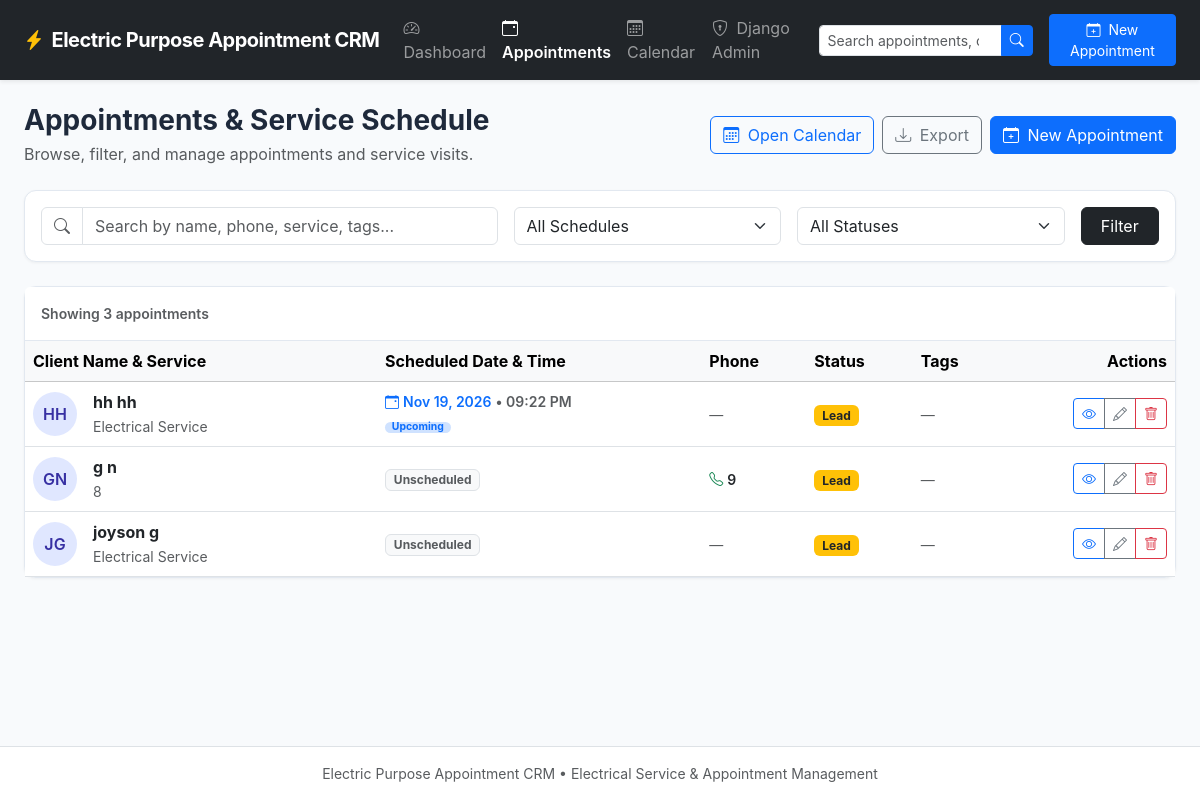
/contacts/, run on the app's committed database.
### crm/models.py (models this page shows, shortened)
class Contact(models.Model):
    STATUS_CHOICES = [
        ('lead', 'Lead'),
        ('prospect', 'Prospect'),
        ('installation', 'Installation'),
        ('partner', 'Contractor / Partner'),
        ('inactive', 'Inactive'),
    ]
    first_name = models.CharField(max_length=100)
    last_name = models.CharField(max_length=100)
    title = models.CharField(max_length=120, blank=True, verbose_name="Role / Service", help_text="e.g. EV Charger Install, 200A Panel Upgrade, Inspection, Rewiring")
    phone = models.CharField(max_length=50, blank=True)
    appointment_date = models.DateTimeField(null=True, blank=True, verbose_name="Appointment Date & Time", help_text="Scheduled date and time for service appointment")
    status = models.CharField(max_length=20, choices=STATUS_CHOICES, default='lead')
    tags = models.CharField(max_length=255, blank=True, help_text="Comma-separated tags (e.g. Urgent, EV Charger, 200A, Generator)")
    background_info = models.TextField(blank=True, verbose_name="Service & Access Notes", help_text="Gate codes, panel location, job notes, preferred service time...")
    created_at = models.DateTimeField(auto_now_add=True)
    updated_at = models.DateTimeField(auto_now=True)
    class Meta:
        ordering = ['-updated_at']
        verbose_name = "Appointment"
        verbose_name_plural = "Appointments"
    @property
    def full_name(self):
        return f"{self.first_name} {self.last_name}".strip()
    @property
    def initials(self):
        first = self.first_name[0].upper() if self.first_name else ''
        last = self.last_name[0].upper() if self.last_name else ''
        return f"{first}{last}" or '?'
    @property
    def tag_list(self):
        if not self.tags:
            return []
        return [tag.strip() for tag in self.tags.split(',') if tag.strip()]
    @property
    def is_upcoming(self):
        if not self.appointment_date:
            return False
        return self.appointment_date >= timezone.now()
    @property
    def status_badge_class(self):
        badge_map = {
            'lead': 'bg-warning text-dark',
            'prospect': 'bg-primary text-white',
            'installation': 'bg-success text-white',
            'partner': 'bg-info text-dark',
            'inactive': 'bg-secondary text-white',
        }
        return badge_map.get(self.status, 'bg-light text-dark')

### crm/views.py (the view, shortened to what this page needs)
# urls.py: path('contacts/', views.contact_list, name='contact_list'),
def contact_list(request):
    query = request.GET.get('q', '').strip()
    status_filter = request.GET.get('status', '').strip()
    schedule_filter = request.GET.get('schedule', '').strip()
    contacts = Contact.objects.all()
    if status_filter:
        contacts = contacts.filter(status=status_filter)
    if schedule_filter == 'scheduled':
        contacts = contacts.filter(appointment_date__isnull=False).order_by('appointment_date')
    elif schedule_filter == 'upcoming':
        contacts = contacts.filter(appointment_date__gte=timezone.now()).order_by('appointment_date')
    elif schedule_filter == 'unscheduled':
        contacts = contacts.filter(appointment_date__isnull=True).order_by('-created_at')
    paginator = Paginator(contacts, 15)
    page_number = request.GET.get('page')
    page_obj = paginator.get_page(page_number)
    context = {
        'contacts': page_obj,
        'query': query,
        'status_filter': status_filter,
        'schedule_filter': schedule_filter,
        'status_choices': Contact.STATUS_CHOICES,
        'total_results': paginator.count,
    }
    return render(request, 'crm/contact_list.html', context)

### crm/templates/crm/contact_list.html (shortened to what this page needs)
{% extends 'crm/base.html' %}
{% block content %}
<div class="d-flex flex-column flex-md-row justify-content-between align-items-md-center mb-4 gap-3">
    <div>
        <h2 class="h3 fw-bold mb-1">Appointments & Service Schedule</h2>
        <p class="text-muted mb-0">Browse, filter, and manage appointments and service visits.</p>
    </div>
    <div class="d-flex gap-2">
        <a href="{% url 'crm:calendar' %}" class="btn btn-outline-primary">
            <i class="bi bi-calendar3 me-1"></i> Open Calendar
        </a>
        <a href="{% url 'crm:export_contacts_csv' %}" class="btn btn-outline-secondary">
            <i class="bi bi-download me-1"></i> Export
        </a>
        <a href="{% url 'crm:contact_create' %}" class="btn btn-primary">
            <i class="bi bi-calendar-plus me-1"></i> New Appointment
        </a>
    </div>
</div>
<div class="card mb-4">
    <div class="card-body">
        <form method="get" class="row g-3 align-items-center">
            <div class="col-md-5">
                <div class="input-group">
                    <span class="input-group-text bg-white text-muted"><i class="bi bi-search"></i></span>
                    <input type="text" name="q" class="form-control" placeholder="Search by name, phone, service, tags..." value="{{ query }}">
                </div>
            </div>
            <div class="col-md-3">
                <select name="schedule" class="form-select" onchange="this.form.submit()">
                    <option value="">All Schedules</option>
                </select>
            </div>
            <div class="col-md-3">
                <select name="status" class="form-select" onchange="this.form.submit()">
                    <option value="">All Statuses</option>
                </select>
            </div>
            <div class="col-md-1 d-flex gap-2">
                <button type="submit" class="btn btn-dark w-100">Filter</button>
            </div>
        </form>
    </div>
</div>
<div class="card">
    <div class="card-header bg-white py-3 d-flex justify-content-between align-items-center">
        <span class="fw-semibold text-muted small">Showing {{ total_results }} appointment{{ total_results|pluralize }}</span>
    </div>
    <div class="table-responsive">
        <table class="table table-hover align-middle mb-0">
            <thead class="table-light">
                <tr>
                    <th scope="col" style="min-width: 220px;">Client Name & Service</th>
                    <th scope="col" style="min-width: 200px;">Scheduled Date & Time</th>
                    <th scope="col">Phone</th>
                    <th scope="col">Status</th>
                    <th scope="col">Tags</th>
                    <th scope="col" class="text-end">Actions</th>
                </tr>
            </thead>
            <tbody>
                {% for contact in contacts %}
                    <tr>
                        <td>
                            <div class="d-flex align-items-center">
                                <div class="avatar-circle me-3">
                                    {{ contact.initials }}
                                </div>
                                <div>
                                    <a href="{% url 'crm:contact_detail' contact.pk %}" class="fw-bold text-dark text-decoration-none d-block">
                                        {{ contact.full_name }}
                                    </a>
                                    <small class="text-muted">{{ contact.title|default:"Electrical Service" }}</small>
                                </div>
                            </div>
                        </td>
                        <td>
                            {% if contact.appointment_date %}
                                <div class="d-flex align-items-center gap-1 text-primary fw-semibold small">
                                    <i class="bi bi-calendar-event"></i>
                                    <span>{{ contact.appointment_date|date:"M d, Y" }}</span>
                                    <span class="text-muted">&bull; {{ contact.appointment_date|date:"h:i A" }}</span>
                                </div>
                                {% if contact.is_upcoming %}
                                    <span class="badge bg-primary-subtle text-primary py-0" style="font-size: 0.65rem;">Upcoming</span>
                                {% endif %}
                            {% else %}
                                <span class="badge bg-light text-muted border small">Unscheduled</span>
                            {% endif %}
                        </td>
                        <td>
                            {% if contact.phone %}
                                <a href="tel:{{ contact.phone }}" class="text-decoration-none fw-semibold text-dark small">
                                    <i class="bi bi-telephone text-success me-1"></i>{{ contact.phone }}
                                </a>
                            {% else %}
                                <span class="text-muted small">&mdash;</span>
                            {% endif %}
                        </td>
                        <td>
                            <span class="badge {{ contact.status_badge_class }}">
                                {{ contact.get_status_display }}
                            </span>
                        </td>
                        <td>
                            {% for tag in contact.tag_list %}
                                <span class="badge bg-light text-secondary border small">{{ tag }}</span>
                            {% empty %}
                                <span class="text-muted small">&mdash;</span>
                            {% endfor %}
                        </td>
                        <td class="text-end">
                            <div class="btn-group btn-group-sm">
                                <a href="{% url 'crm:contact_detail' contact.pk %}" class="btn btn-outline-primary" title="View Details">
                                    <i class="bi bi-eye"></i>
                                </a>
                                <a href="{% url 'crm:contact_update' contact.pk %}" class="btn btn-outline-secondary" title="Edit">
                                    <i class="bi bi-pencil"></i>
                                </a>
                                <a href="{% url 'crm:contact_delete' contact.pk %}" class="btn btn-outline-danger" title="Delete">
                                    <i class="bi bi-trash"></i>
                                </a>
                            </div>
                        </td>
                    </tr>
                {% endfor %}
            </tbody>
        </table>
    </div>
</div>
{% endblock %}

### crm/templates/crm/base.html (shortened to what this page needs)
<!DOCTYPE html>
<html lang="en">
<head>
    <link href="https://cdn.jsdelivr.net/npm/bootstrap@5.3.3/dist/css/bootstrap.min.css" rel="stylesheet">
    <link rel="stylesheet" href="https://cdn.jsdelivr.net/npm/bootstrap-icons@1.11.3/font/bootstrap-icons.min.css">
</head>
<body>
    <nav class="navbar navbar-expand-lg navbar-dark bg-dark sticky-top shadow-sm">
        <div class="container-fluid px-4">
            <a class="navbar-brand text-white d-flex align-items-center gap-2" href="{% url 'crm:dashboard' %}">
                <i class="bi bi-lightning-charge-fill text-warning"></i>
                <span>Electric Purpose Appointment CRM</span>
            </a>
            <div class="collapse navbar-collapse" id="navMenu">
                <ul class="navbar-nav me-auto mb-2 mb-lg-0">
                    <li class="nav-item">
                        <a class="nav-link {% if request.resolver_match.url_name == 'dashboard' %}active text-white fw-semibold{% endif %}" href="{% url 'crm:dashboard' %}">
                            <i class="bi bi-speedometer2 me-1"></i> Dashboard
                        </a>
                    </li>
                    <li class="nav-item">
                        <a class="nav-link {% if 'contact' in request.resolver_match.url_name %}active text-white fw-semibold{% endif %}" href="{% url 'crm:contact_list' %}">
                            <i class="bi bi-calendar-event me-1"></i> Appointments
                        </a>
                    </li>
                    <li class="nav-item">
                        <a class="nav-link {% if request.resolver_match.url_name == 'calendar' %}active text-white fw-semibold{% endif %}" href="{% url 'crm:calendar' %}">
                            <i class="bi bi-calendar3 me-1"></i> Calendar
                        </a>
                    </li>
                    <li class="nav-item">
                        <a class="nav-link" href="/admin/" target="_blank">
                            <i class="bi bi-shield-lock me-1"></i> Django Admin
                        </a>
                    </li>
                </ul>
                <form class="d-flex me-3" method="get" action="{% url 'crm:contact_list' %}">
                    <div class="input-group input-group-sm">
                        <input class="form-control" type="search" name="q" placeholder="Search appointments, client, phone, tags..." value="{{ query|default:'' }}">
                        <button class="btn btn-primary" type="submit"><i class="bi bi-search"></i></button>
                    </div>
                </form>
                <div class="d-flex gap-2">
                    <a href="{% url 'crm:contact_create' %}" class="btn btn-sm btn-primary">
                        <i class="bi bi-calendar-plus me-1"></i> New Appointment
                    </a>
                </div>
            </div>
        </div>
    </nav>
    <main class="container-fluid px-4 py-4 flex-grow-1">
        {% block content %}{% endblock %}
    </main>
    <footer class="bg-white border-top py-3 mt-auto">
        <div class="container-fluid px-4 text-center text-muted small">
            <span>Electric Purpose Appointment CRM &bull; Electrical Service & Appointment Management</span>
        </div>
    </footer>
</body>
</html>

### crm/templates/crm/base.html (style rules this page uses)
:root { --crm-primary: #2563eb; --crm-bg: #f8fafc; --crm-card-border: #e2e8f0; }
body { background-color: var(--crm-bg); font-family: -apple-system, BlinkMacSystemFont, "Segoe UI", Roboto, "Helvetica Neue", Arial, sans-serif; color: #1e293b; min-height: 100vh; display: flex; flex-direction: column; }
.navbar-brand { font-weight: 700; letter-spacing: -0.5px; }
.card { border-color: var(--crm-card-border); border-radius: 0.75rem; box-shadow: 0 1px 3px rgba(0,0,0,0.05); }
.card-header { background-color: #ffffff; border-bottom: 1px solid var(--crm-card-border); font-weight: 600; }
.avatar-circle { width: 44px; height: 44px; background: #e0e7ff; color: #3730a3; font-weight: 600; display: inline-flex; align-items: center; justify-content: center; border-radius: 50%; }

### data on the page
Contact: initials "HH", full_name "hh hh", title "Electrical Service", appointment_date "Nov 19, 2026", appointment_date "09:22 PM", shows "Upcoming", status "Lead"
Contact: initials "GN", full_name "g n", title "8", shows "Unscheduled", phone "9", status "Lead"
Contact: initials "JG", full_name "joyson g", title "Electrical Service", shows "Unscheduled", status "Lead"

### other printed values
{{ total_results }} "3"
